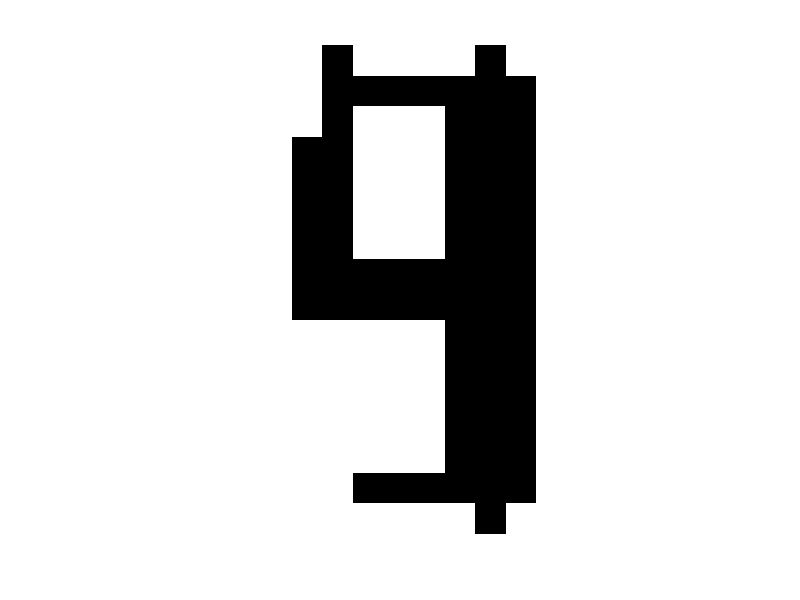

MATLAB code for this plot:
clc,clear
x1=[ [ -1, -1, -1, -1, -1, -1, -1, -1, -1, -1],[ -1, -1, -1, 1, 1, 1, 1, -1, -1, -1],[ -1, -1, 1, 1, 1, 1, 1, 1, -1, -1],[ -1, 1, 1, 1, -1, -1, 1, 1, 1, -1],[ -1, 1, 1, 1, -1, -1, 1, 1, 1, -1],[ -1, 1, 1, 1, -1, -1, 1, 1, 1, -1],[ -1, 1, 1, 1, -1, -1, 1, 1, 1, -1],[ -1, 1, 1, 1, -1, -1, 1, 1, 1, -1],[ -1, 1, 1, 1, -1, -1, 1, 1, 1, -1],[ -1, 1, 1, 1, -1, -1, 1, 1, 1, -1],[ -1, 1, 1, 1, -1, -1, 1, 1, 1, -1],[ -1, 1, 1, 1, -1, -1, 1, 1, 1, -1],[ -1, 1, 1, 1, -1, -1, 1, 1, 1, -1],[ -1, -1, 1, 1, 1, 1, 1, 1, -1, -1],[ -1, -1, -1, 1, 1, 1, 1, -1, -1, -1],[ -1, -1, -1, -1, -1, -1, -1, -1, -1, -1] ]';
x2=[ [ -1, -1, -1, 1, 1, 1, 1, -1, -1, -1],[ -1, -1, -1, 1, 1, 1, 1, -1, -1, -1],[ -1, -1, -1, 1, 1, 1, 1, -1, -1, -1],[ -1, -1, -1, 1, 1, 1, 1, -1, -1, -1],[ -1, -1, -1, 1, 1, 1, 1, -1, -1, -1],[ -1, -1, -1, 1, 1, 1, 1, -1, -1, -1],[ -1, -1, -1, 1, 1, 1, 1, -1, -1, -1],[ -1, -1, -1, 1, 1, 1, 1, -1, -1, -1],[ -1, -1, -1, 1, 1, 1, 1, -1, -1, -1],[ -1, -1, -1, 1, 1, 1, 1, -1, -1, -1],[ -1, -1, -1, 1, 1, 1, 1, -1, -1, -1],[ -1, -1, -1, 1, 1, 1, 1, -1, -1, -1],[ -1, -1, -1, 1, 1, 1, 1, -1, -1, -1],[ -1, -1, -1, 1, 1, 1, 1, -1, -1, -1],[ -1, -1, -1, 1, 1, 1, 1, -1, -1, -1],[ -1, -1, -1, 1, 1, 1, 1, -1, -1, -1] ]';
x3=[ [ 1, 1, 1, 1, 1, 1, 1, 1, -1, -1],[ 1, 1, 1, 1, 1, 1, 1, 1, -1, -1],[ -1, -1, -1, -1, -1, 1, 1, 1, -1, -1],[ -1, -1, -1, -1, -1, 1, 1, 1, -1, -1],[ -1, -1, -1, -1, -1, 1, 1, 1, -1, -1],[ -1, -1, -1, -1, -1, 1, 1, 1, -1, -1],[ -1, -1, -1, -1, -1, 1, 1, 1, -1, -1],[ 1, 1, 1, 1, 1, 1, 1, 1, -1, -1],[ 1, 1, 1, 1, 1, 1, 1, 1, -1, -1],[ 1, 1, 1, -1, -1, -1, -1, -1, -1, -1],[ 1, 1, 1, -1, -1, -1, -1, -1, -1, -1],[ 1, 1, 1, -1, -1, -1, -1, -1, -1, -1],[ 1, 1, 1, -1, -1, -1, -1, -1, -1, -1],[ 1, 1, 1, -1, -1, -1, -1, -1, -1, -1],[ 1, 1, 1, 1, 1, 1, 1, 1, -1, -1],[ 1, 1, 1, 1, 1, 1, 1, 1, -1, -1] ]';
x4=[ [ -1, -1, 1, 1, 1, 1, 1, 1, -1, -1],[ -1, -1, 1, 1, 1, 1, 1, 1, 1, -1],[ -1, -1, -1, -1, -1, -1, 1, 1, 1, -1],[ -1, -1, -1, -1, -1, -1, 1, 1, 1, -1],[ -1, -1, -1, -1, -1, -1, 1, 1, 1, -1],[ -1, -1, -1, -1, -1, -1, 1, 1, 1, -1],[ -1, -1, -1, -1, -1, -1, 1, 1, 1, -1],[ -1, -1, 1, 1, 1, 1, 1, 1, -1, -1],[ -1, -1, 1, 1, 1, 1, 1, 1, -1, -1],[ -1, -1, -1, -1, -1, -1, 1, 1, 1, -1],[ -1, -1, -1, -1, -1, -1, 1, 1, 1, -1],[ -1, -1, -1, -1, -1, -1, 1, 1, 1, -1],[ -1, -1, -1, -1, -1, -1, 1, 1, 1, -1],[ -1, -1, -1, -1, -1, -1, 1, 1, 1, -1],[ -1, -1, 1, 1, 1, 1, 1, 1, 1, -1],[ -1, -1, 1, 1, 1, 1, 1, 1, -1, -1] ]';
x5=[ [ -1, 1, 1, -1, -1, -1, -1, 1, 1, -1],[ -1, 1, 1, -1, -1, -1, -1, 1, 1, -1],[ -1, 1, 1, -1, -1, -1, -1, 1, 1, -1],[ -1, 1, 1, -1, -1, -1, -1, 1, 1, -1],[ -1, 1, 1, -1, -1, -1, -1, 1, 1, -1],[ -1, 1, 1, -1, -1, -1, -1, 1, 1, -1],[ -1, 1, 1, -1, -1, -1, -1, 1, 1, -1],[ -1, 1, 1, 1, 1, 1, 1, 1, 1, -1],[ -1, 1, 1, 1, 1, 1, 1, 1, 1, -1],[ -1, -1, -1, -1, -1, -1, -1, 1, 1, -1],[ -1, -1, -1, -1, -1, -1, -1, 1, 1, -1],[ -1, -1, -1, -1, -1, -1, -1, 1, 1, -1],[ -1, -1, -1, -1, -1, -1, -1, 1, 1, -1],[ -1, -1, -1, -1, -1, -1, -1, 1, 1, -1],[ -1, -1, -1, -1, -1, -1, -1, 1, 1, -1],[ -1, -1, -1, -1, -1, -1, -1, 1, 1, -1] ]';

input = [[1, -1, 1, 1, -1, 1, -1, -1, 1, -1], [1, -1, 1, 1, -1, 1, -1, -1, 1, -1], [1, -1, 1, 1, -1, 1, -1, -1, 1, -1], [1, -1, 1, 1, -1, 1, -1, -1, 1, -1], [1, -1, 1, 1, -1, 1, -1, -1, 1, -1], [1, -1, 1, 1, -1, 1, -1, -1, 1, -1], [1, -1, 1, 1, -1, 1, -1, -1, 1, -1], [1, -1, 1, 1, -1, 1, -1, -1, 1, -1], [1, -1, 1, 1, -1, 1, -1, -1, 1, -1], [1, -1, 1, 1, -1, 1, -1, -1, 1, -1], [1, -1, 1, 1, -1, 1, -1, -1, 1, -1], [1, -1, 1, 1, -1, 1, -1, -1, 1, -1], [1, -1, 1, 1, -1, 1, -1, -1, 1, -1], [1, -1, 1, 1, -1, 1, -1, -1, 1, -1], [1, -1, 1, 1, -1, 1, -1, -1, 1, -1], [1, -1, 1, 1, -1, 1, -1, -1, 1, -1]]';
input = [[1, -1, -1, 1, -1, -1, -1, -1, 1, 1], [-1, -1, -1, -1, -1, 1, 1, 1, -1, -1], [-1, -1, 1, -1, -1, -1, -1, -1, -1, -1], [1, 1, -1, -1, 1, -1, -1, -1, -1, 1], [1, -1, -1, 1, -1, 1, 1, -1, -1, -1], [-1, 1, -1, -1, 1, -1, -1, -1, -1, -1], [1, 1, -1, -1, -1, -1, -1, 1, -1, -1], [1, -1, 1, -1, 1, 1, 1, 1, -1, 1], [-1, -1, -1, -1, 1, -1, 1, -1, -1, 1], [1, -1, 1, -1, -1, -1, 1, -1, -1, -1], [-1, 1, -1, -1, -1, -1, -1, 1, -1, -1], [-1, -1, -1, 1, 1, 1, -1, -1, -1, 1], [-1, 1, -1, 1, -1, 1, 1, -1, -1, 1], [-1, -1, -1, 1, 1, -1, -1, 1, 1, 1], [1, 1, -1, 1, 1, -1, -1, -1, 1, 1], [-1, 1, 1, -1, -1, -1, -1, -1, 1, -1]]';


weight = x1*x1'+x2*x2'+x3*x3'+x4*x4'+x5*x5';
weight = weight/160;
for i = 1:160
    weight(i,i) = 0;
end

s = input;
for i = 1:1000
s = weight*s;
s = sign(s);
end

pattern = reshape(s,[10 16])';
imshow(pattern,'InitialMagnification','fit');

reformattedOutput1ToOpenTa = [[1,1,-1,-1,-1,-1,-1,-1,1,1],[1,1,-1,-1,-1,-1,-1,-1,-1,1],[1,1,1,1,1,1,-1,-1,-1,1],[1,1,1,1,1,1,-1,-1,-1,1],[1,1,1,1,1,1,-1,-1,-1,1],[1,1,1,1,1,1,-1,-1,-1,1],[1,1,1,1,1,1,-1,-1,-1,1],[1,1,-1,-1,-1,-1,-1,-1,1,1],[1,1,-1,-1,-1,-1,-1,-1,1,1],[1,1,1,1,1,1,-1,-1,-1,1],[1,1,1,1,1,1,-1,-1,-1,1],[1,1,1,1,1,1,-1,-1,-1,1],[1,1,1,1,1,1,-1,-1,-1,1],[1,1,1,1,1,1,-1,-1,-1,1],[1,1,-1,-1,-1,-1,-1,-1,-1,1],[1,1,-1,-1,-1,-1,-1,-1,1,1]];
reformattedOutput2ToOpenTa = [[1,1,-1,1,1,1,1,-1,1,1],[1,1,-1,-1,-1,-1,-1,-1,-1,1],[1,1,-1,1,1,1,-1,-1,-1,1],[1,-1,-1,1,1,1,-1,-1,-1,1],[1,-1,-1,1,1,1,-1,-1,-1,1],[1,-1,-1,1,1,1,-1,-1,-1,1],[1,-1,-1,1,1,1,-1,-1,-1,1],[1,-1,-1,-1,-1,-1,-1,-1,-1,1],[1,-1,-1,-1,-1,-1,-1,-1,-1,1],[1,1,1,1,1,1,-1,-1,-1,1],[1,1,1,1,1,1,-1,-1,-1,1],[1,1,1,1,1,1,-1,-1,-1,1],[1,1,1,1,1,1,-1,-1,-1,1],[1,1,1,1,1,1,-1,-1,-1,1],[1,1,1,-1,-1,-1,-1,-1,-1,1],[1,1,1,1,1,1,1,-1,1,1]];